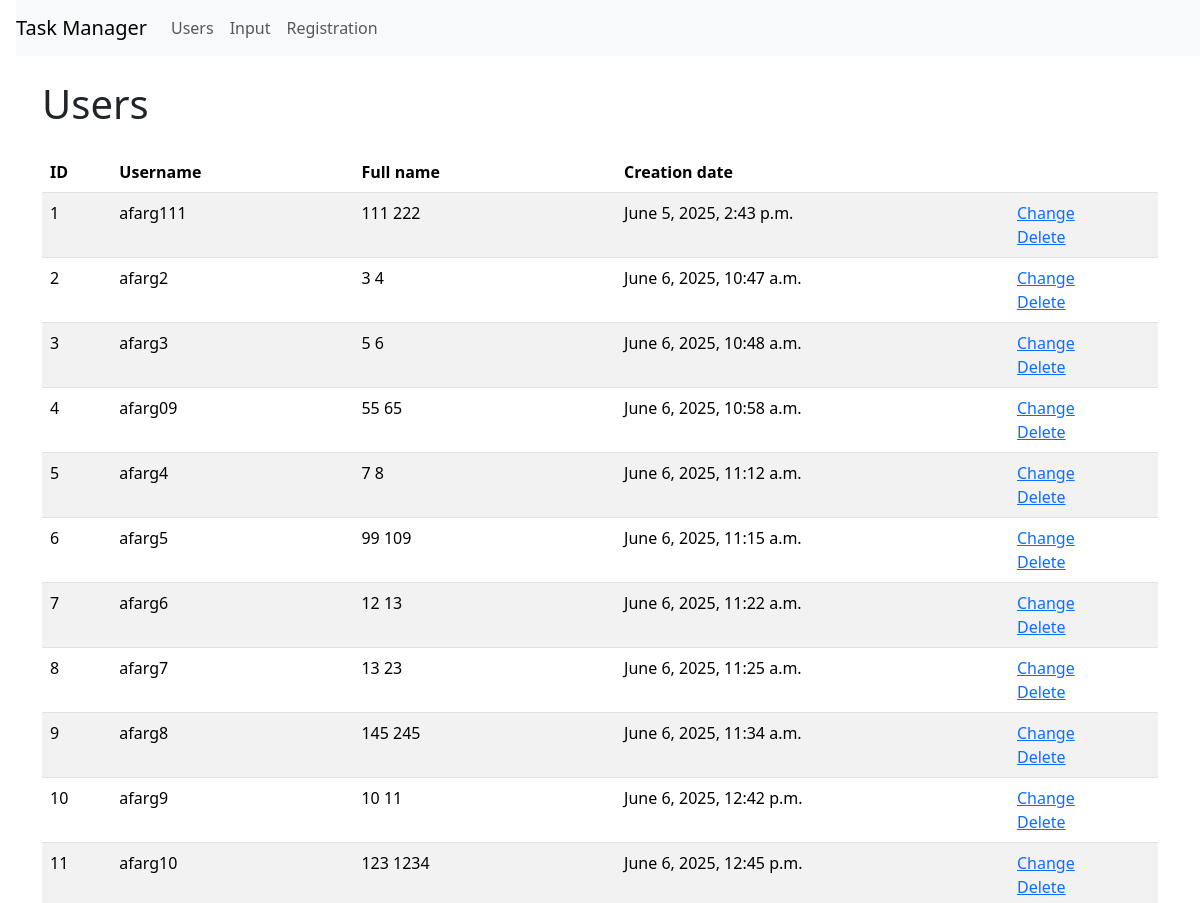
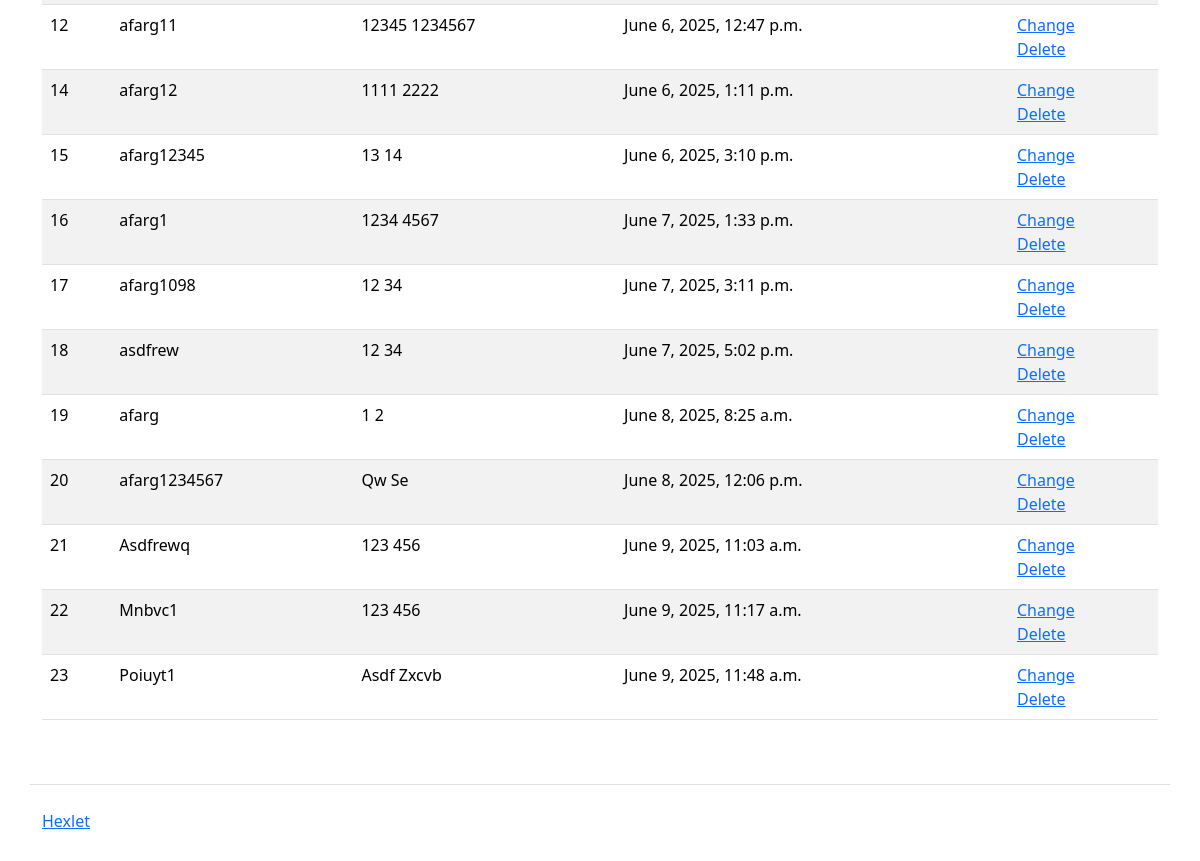
/users/, run on the app's committed database (2 pictures, top to bottom).
### task_manager/users/models.py (models this page shows, shortened)
class Users(AbstractUser, PermissionsMixin):
    first_name = models.TextField(
        max_length=150,
        verbose_name=_('Name')
        )
    last_name = models.TextField(
        max_length=150,
        verbose_name=_('Surname')
        )
    username = models.TextField(
        max_length=150,
        unique=True,
        verbose_name=_('Username'),
        )
    password = models.TextField(
        max_length=20,
        verbose_name=_('Password')
        )
    created_at = models.DateTimeField(
        auto_now_add=True,
        verbose_name=_('Creation date')
        )
    USERNAME_FIELD = 'username'

### task_manager/users/views.py (the view)
# urls.py: path('', views.IndexView.as_view(), name='index'),
class IndexView(View):
    def get(self, request, *args, **kwargs):
        users = Users.objects.all()
        return render(request, 'users/index.html', context={
            'name': _('Users'),
            'users': users,
        })

### task_manager/templates/users/index.html
{% extends "index.html" %}
{% load i18n %}
{% block context %}
<table class="table table-striped">
  <thead>
    <tr>
      <th>ID</th>
      <th>{% translate 'Username' %}</th>
      <th>{% translate 'Full name' %}</th>
      <th>{% translate 'Creation date' %}</th>
      <th></th>
    </tr>
  </thead>
  <tbody>
    {% if users %}
    {% for user in users %}
      <tr>
        <td>{{ user.id }}</td>
        <td>{{ user.username }}</td>
        <td>{{ user.first_name }} {{ user.last_name }}</td>
        <td>{{ user.created_at }}</td>
        <td>
          <a href="/users/{{ user.id }}/update/">{% translate 'Сhange' %}</a>
          <br>
          <a href="/users/{{ user.id }}/delete/">{% translate 'Delete' %}</a>
        </td>
      </tr>
    {% endfor %}
    {% endif %}
  </tbody>
</table>
{% endblock %}

### data on the page
Users: id "1", username "afarg111", first_name "111", last_name "222", created_at "June 5, 2025, 2:43 p.m."
Users: id "2", username "afarg2", first_name "3", last_name "4", created_at "June 6, 2025, 10:47 a.m."
Users: id "3", username "afarg3", first_name "5", last_name "6", created_at "June 6, 2025, 10:48 a.m."
Users: id "4", username "afarg09", first_name "55", last_name "65", created_at "June 6, 2025, 10:58 a.m."
Users: id "5", username "afarg4", first_name "7", last_name "8", created_at "June 6, 2025, 11:12 a.m."
Users: id "6", username "afarg5", first_name "99", last_name "109", created_at "June 6, 2025, 11:15 a.m."
Users: id "7", username "afarg6", first_name "12", last_name "13", created_at "June 6, 2025, 11:22 a.m."
Users: id "8", username "afarg7", first_name "13", last_name "23", created_at "June 6, 2025, 11:25 a.m."
Users: id "9", username "afarg8", first_name "145", last_name "245", created_at "June 6, 2025, 11:34 a.m."
Users: id "10", username "afarg9", first_name "10", last_name "11", created_at "June 6, 2025, 12:42 p.m."
Users: id "11", username "afarg10", first_name "123", last_name "1234", created_at "June 6, 2025, 12:45 p.m."
Users: id "12", username "afarg11", first_name "12345", last_name "1234567", created_at "June 6, 2025, 12:47 p.m."
Users: id "14", username "afarg12", first_name "1111", last_name "2222", created_at "June 6, 2025, 1:11 p.m."
Users: id "15", username "afarg12345", first_name "13", last_name "14", created_at "June 6, 2025, 3:10 p.m."
Users: id "16", username "afarg1", first_name "1234", last_name "4567", created_at "June 7, 2025, 1:33 p.m."
Users: id "17", username "afarg1098", first_name "12", last_name "34", created_at "June 7, 2025, 3:11 p.m."
Users: id "18", username "asdfrew", first_name "12", last_name "34", created_at "June 7, 2025, 5:02 p.m."
Users: id "19", username "afarg", first_name "1", last_name "2", created_at "June 8, 2025, 8:25 a.m."
Users: id "20", username "afarg1234567", first_name "Qw", last_name "Se", created_at "June 8, 2025, 12:06 p.m."
Users: id "21", username "Asdfrewq", first_name "123", last_name "456", created_at "June 9, 2025, 11:03 a.m."
Users: id "22", username "Mnbvc1", first_name "123", last_name "456", created_at "June 9, 2025, 11:17 a.m."
Users: id "23", username "Poiuyt1", first_name "Asdf", last_name "Zxcvb", created_at "June 9, 2025, 11:48 a.m."

### other printed values
{{ name }} "Users"
